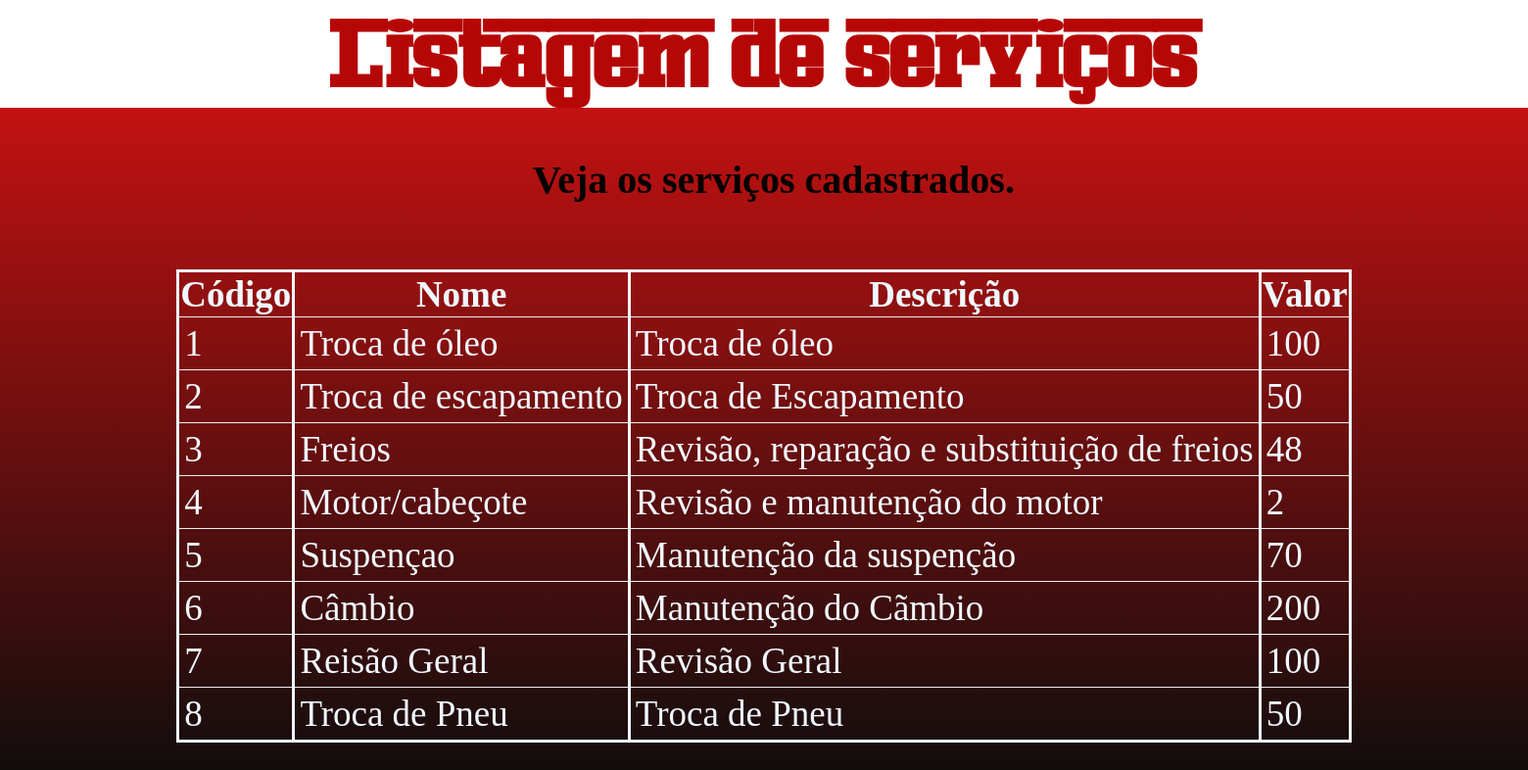
Screenshot of /visual/ListagemServicos.php with the database file from the repository.
### tables this page shows
create table servicos(
nome varchar(100) NOT NULL,
idservico int NOT NULL AUTO_INCREMENT,
descricao varchar(100) NULL,
valor decimal(9) NULL,
PRIMARY KEY (idservico)
);

### dao/Conexao.php (called while the page is built, shortened)
<?php
class Conexao
{
    private static $dsn = 'mysql:host=localhost;dbname=oficina_mecanica;port=3306;charset=utf8';
    private static $usuario = 'root';
    private static $senha = '12345';
    private static $conexao = null;
    public static function getConexao(){
        if (Conexao::$conexao == null){
            try {
                Conexao::$conexao = new PDO(Conexao::$dsn, Conexao::$usuario, Conexao::$senha);
            } catch (PDOException $e){
                echo $e->getMessage();
            }
        }
        return Conexao::$conexao;
    }
    public static function getPreparedStatement($sql) {
        $pst = null;
        if (Conexao::getConexao() != null){
            try{
                $pst = Conexao::$conexao->prepare($sql);
            } catch(PDOException $e){
                echo $e->getMessage();
            }
        }
        return $pst;
    }
}

### dao/DaoServicos.php (called while the page is built, shortened)
<?php
class DaoServicos
{
   public function listatodos()
   {
       $pst = Conexao::getPreparedStatement('select * from servicos');
       $pst->execute();
       $lista = $pst->fetchAll(PDO::FETCH_ASSOC);
       return $lista;
   }
}

### visual/ListagemServicos.php (the view, shortened to what this page needs)
<!DOCTYPE html>
<html lang="pt-BR">
<head>
    <link rel="stylesheet" type="text/css" href="./estilo.css"><title>Serviços</title>
</head>
<body>
    <header>
<h1>Listagem de serviços</h1>
</header>
    <p>Veja os serviços cadastrados.</p>
    <table border="1">
        <tr>
            <th>Código</th>
            <th>Nome</th>
            <th>Descrição</th>
            <th>Valor</th>
        </tr>
        <?php
        require_once '../dao/Conexao.php';
        require_once '../dao/DaoServicos.php';
        $dao = new DaoServicos();
        $lista = $dao->listatodos();
        foreach ($lista as $linha){
            echo '<tr>';
            echo '<td>' . $linha['idservico'] . '</td>';
            echo '<td>' . $linha['nome'] . '</td>';
            echo '<td>' . $linha['descricao'] . '</td>';
            echo '<td>' . $linha['valor'] . '</td>';
        }
        ?>
    </table>
</body>
</html>

### visual/estilo.css (style rules this page uses)
* { font-size: 115%; }
body { background: rgb(255,0,0); background: linear-gradient(180deg, rgb(224, 18, 18) 0%, rgb(14, 13, 13) 100%); margin: 0%; background-repeat: no-repeat; background-attachment: fixed; }
p { font-weight: bold; font-size: 40px; font-family: 'Libre Baskerville', serif; margin-left: 20px; text-align: center; }
table { margin-left: auto; margin-right: auto; background-color: transparent; color: aliceblue; border-top: solid; border-bottom: solid; border-left: none; border-right: none; border-collapse: collapse; }
th { border-right: solid; border-left: solid; }
td { border-right: solid; border-left: none; margin: 5px; padding: 5px; }
tr { border-right: solid; border-left:solid; margin-top: none; margin-bottom: none; color: aliceblue; }
@media screen and (min-width: 1024px) { header { background-color: rgb(255, 255, 255);; margin-bottom: 50px; } }
@media screen and (min-width: 1024px) { h1 { color: #b60707; background-color: rgba(0, 0, 0, 0); width: fit-content; font-family: Ferro; text-align: center; margin: 0%; margin-left: auto; margin-right: auto; font-size: 100px; padding-top: 10px; } }

### rows the page displays
servicos: idservico "1", nome "Troca de óleo", descricao "Troca de óleo", valor "100"
servicos: idservico "2", nome "Troca de escapamento", descricao "Troca de Escapamento", valor "50"
servicos: idservico "3", nome "Freios", descricao "Revisão, reparação e substituição de freios", valor "48"
servicos: idservico "4", nome "Motor/cabeçote", descricao "Revisão e manutenção do motor", valor "2"
servicos: idservico "5", nome "Suspençao", descricao "Manutenção da suspenção", valor "70"
servicos: idservico "6", nome "Câmbio", descricao "Manutenção do Cãmbio", valor "200"
servicos: idservico "7", nome "Reisão Geral", descricao "Revisão Geral", valor "100"
servicos: idservico "8", nome "Troca de Pneu", descricao "Troca de Pneu", valor "50"
